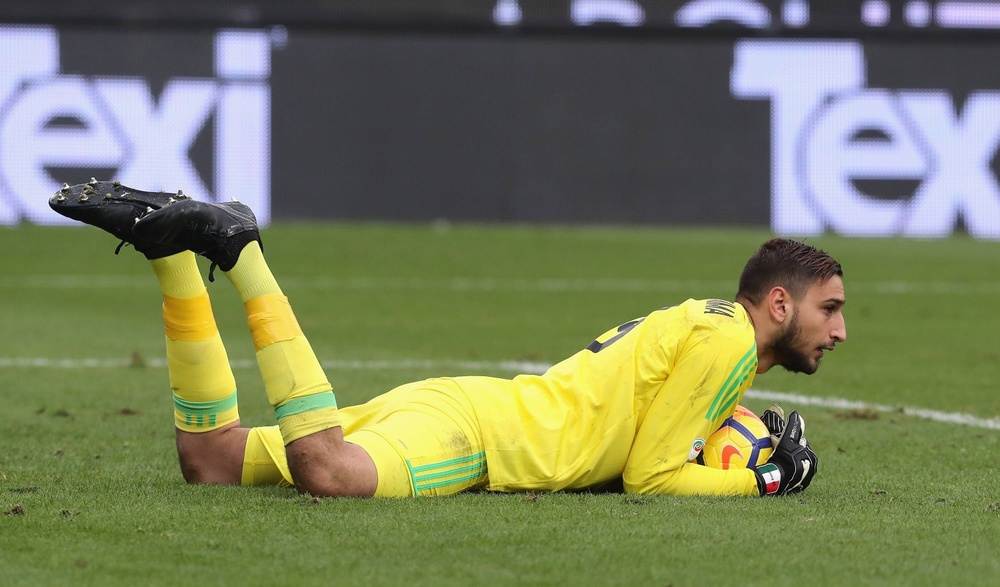
#> input picture goalkeeper.jpg, 1000 x 587 px, shrunk from 1500 x 880 before the run
$ jupyter execute '60 py_histogram and back projection.ipynb'
#> lines starting #> are read from the running program, lines starting #| are printed output that depends on the picture; after the words box and inside, x2 and y2 are one past the last pixel; in counts of white or black regions, pixels touching at a corner belong together
[cell 1]
import cv2
import numpy as np
from matplotlib import pyplot as plt

original_image = cv2.imread("goalkeeper.jpg")
#> original_image is the input picture: shape (587, 1000, 3); mean B, G, R 91.4, 127.5, 121
hsv_original = cv2.cvtColor(original_image, cv2.COLOR_BGR2HSV)
#> hsv_original: shape (587, 1000, 3); mean H, S, V 67.1, 91.9, 137.3

roi = cv2.imread("pitch_ground.jpg")
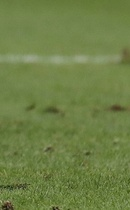
#> input picture pitch_ground.jpg, 130 x 210 px, shrunk from 195 x 315 before the run
#> roi is the input picture: shape (210, 130, 3); mean B, G, R 70.3, 127.9, 110.2
hsv_roi = cv2.cvtColor(roi, cv2.COLOR_BGR2HSV)
#> hsv_roi: shape (210, 130, 3); mean H, S, V 39.1, 115.9, 128

hue, saturation, value = cv2.split(hsv_roi)
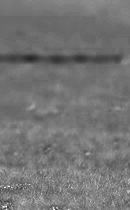
#> saturation: shape (210, 130); min 38, max 255, mean 115.9
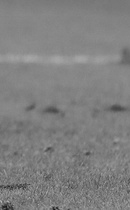
#> value: shape (210, 130); min 21, max 182, mean 128


# Histogram ROI
roi_hist = cv2.calcHist([hsv_roi], [0, 1], None, [180, 256], [0, 180, 0, 256])
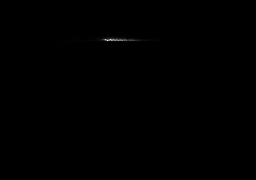
#> roi_hist: shape (180, 256) float32; min 0, max 766, mean 0.6; drawn with min black and max white
mask = cv2.calcBackProject([hsv_original], [0, 1], roi_hist, [0, 180, 0, 256], 1)
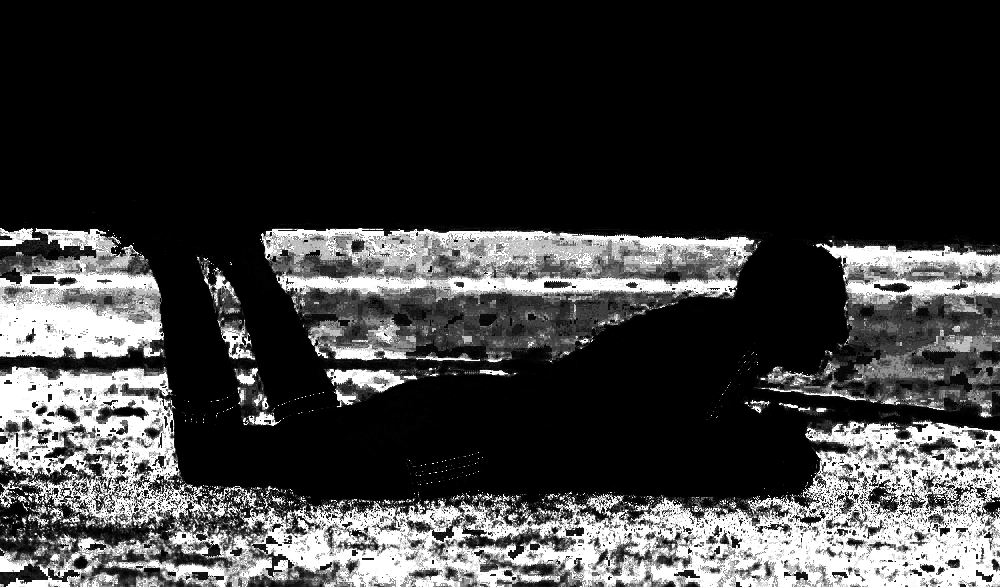
#> mask: shape (587, 1000); min 0, max 255, mean 58.5

# Filtering remove noise
kernel = cv2.getStructuringElement(cv2.MORPH_ELLIPSE, (5, 5))
mask = cv2.filter2D(mask, -1, kernel)
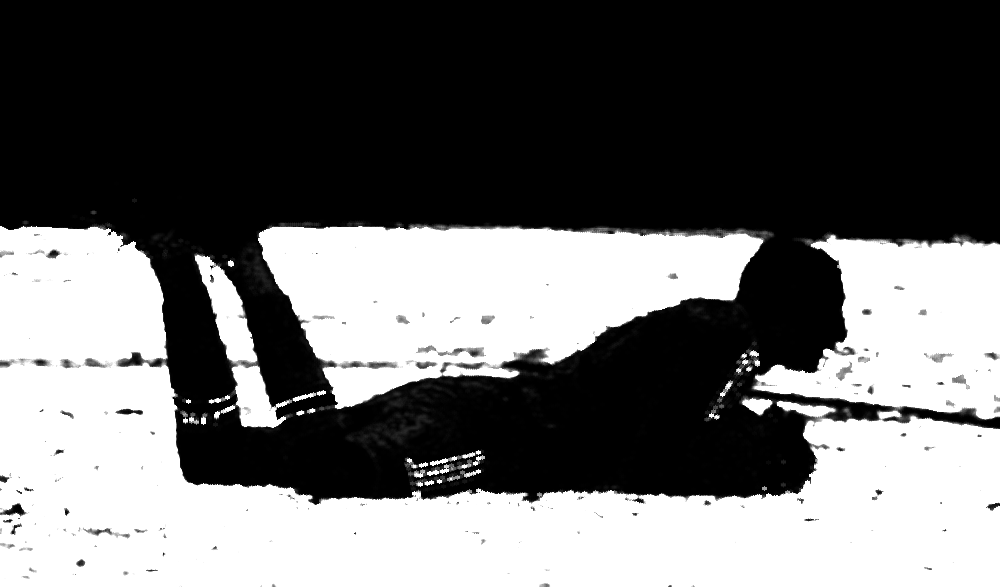
#> mask: shape (587, 1000); min 0, max 255, mean 105.7
_, mask = cv2.threshold(mask, 100, 255, cv2.THRESH_BINARY)
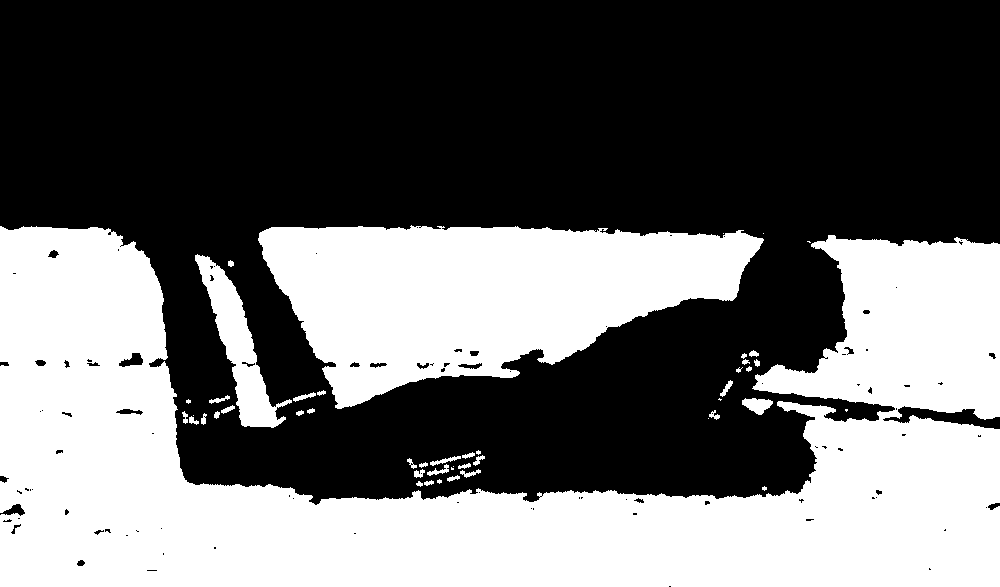
#> mask: shape (587, 1000); 41.5% white; 48 white regions (13 under 20 px), largest, box (x1, y1, x2, y2) and area: (0, 226, 1000, 587) 179986, (258, 225, 764, 409) 56797, (195, 254, 292, 428) 5073

mask = cv2.merge((mask, mask, mask))
result = cv2.bitwise_and(original_image, mask)
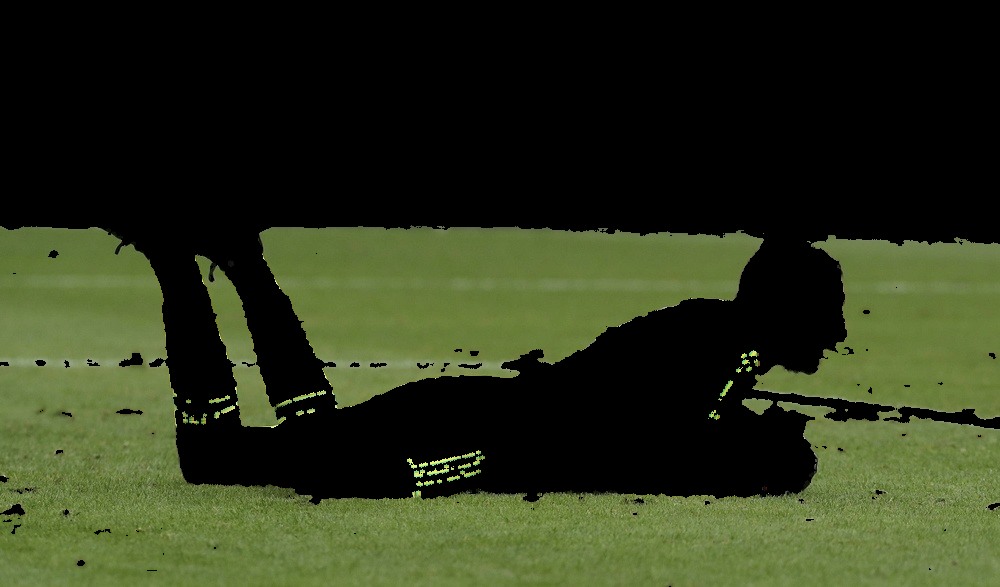
#> result: shape (587, 1000, 3); mean B, G, R 27.1, 52.6, 44.8

cv2.imshow("Mask", mask)
cv2.imshow("Original image", original_image)
cv2.imshow("Result", result)
cv2.imshow("Roi", roi)
cv2.waitKey(0)
cv2.destroyAllWindows()
